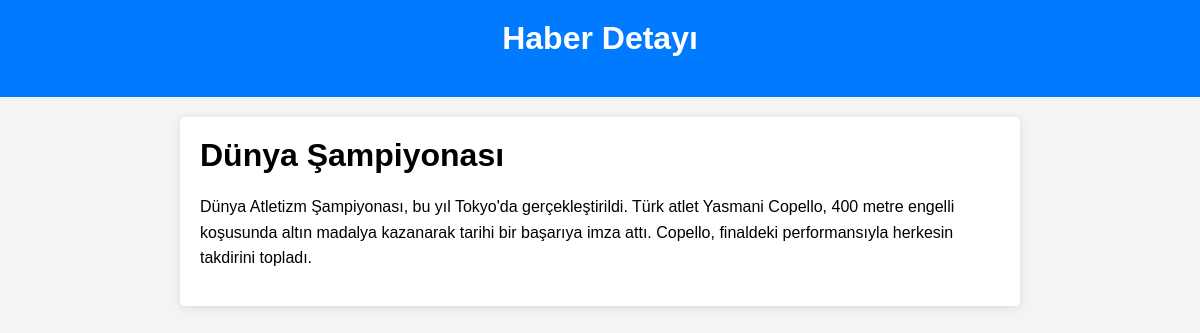
Page /news-detail/6 on the committed database.
### newsletter/models.py (models this page shows, shortened)
class Newsletter(models.Model):
    title = models.CharField(max_length=200)
    content = models.TextField()
    category = models.ForeignKey(NewsletterCategory, on_delete=models.CASCADE, related_name='newsletters')

### newsletter/views.py (the view)
# urls.py: path("news-detail/<int:id>", views.news_detail, name="news_detail"),
def news_detail(request, id):
    data = {
        "newsletter" : Newsletter.objects.get(id=id)
    }
    return render(request, "news_detail.html", data)

### newsletter/templates/news_detail.html (shortened to what this page needs)
<!DOCTYPE html>
<html lang="tr">
<head>
</head>
<body>
    <header>
        <h1>Haber Detayı</h1>
    </header>
    <div class="container">
        <h1>{{ newsletter.title }}</h1>
        <p>{{ newsletter.content }}</p>
    </div>
</body>
</html>

### newsletter/templates/news_detail.html (style rules this page uses)
body { font-family: Arial, sans-serif; margin: 0; padding: 0; background-color: #f4f4f4; }
header { background: #007BFF; color: white; padding: 20px; text-align: center; }
.container { max-width: 800px; margin: 20px auto; padding: 20px; background: #ffffff; border-radius: 5px; box-shadow: 0 2px 10px rgba(0, 0, 0, 0.1); }
h1 { margin: 0 0 20px; }
p { line-height: 1.6; margin: 15px 0; }

### rows in the picture
Newsletter: title "Dünya Şampiyonası", content "Dünya Atletizm Şampiyonası, bu yıl Tokyo'da gerçekleştirildi. Türk atlet Yasmani Copello, 400 metre engelli koşusunda altın madalya kazanarak tarihi bir başarıya imza attı. Copello, finaldeki performansıyla herkesin takdirini topladı."
